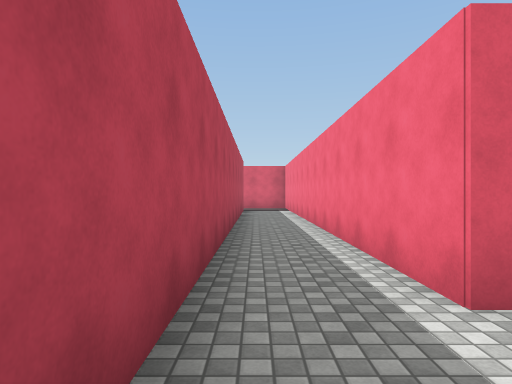
view 1 (above)

24 first-person views from a walk through a 3-D level made in the Unity game engine. The camera is 1.4 m above the floor, looks level and sees 75° across. Doors are open. The floor is counted in squares, 2 m on a side. Each view is taken from the middle of a square. On the plan, view 1 faces up. The plan holds only what a view shows up to about 10 squares ahead; the rest is blank. The place goes on beyond the plan. Surface patterns are stand-ins for the level's own textures.

view 2
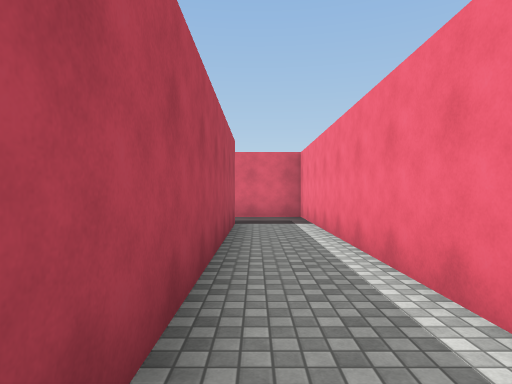

view 3
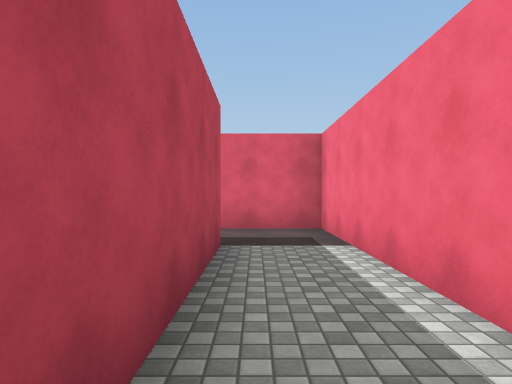

view 4
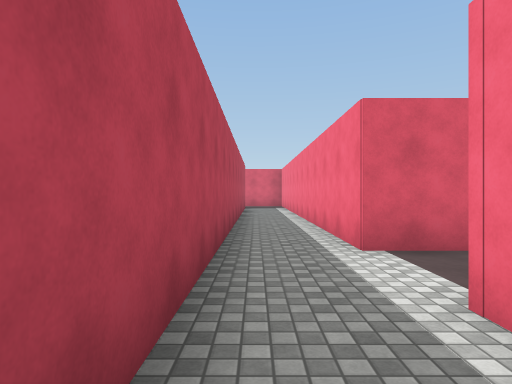

view 5
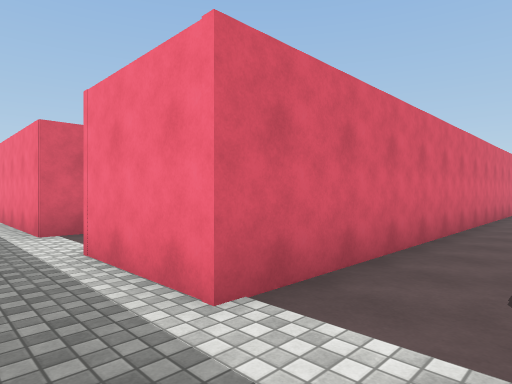

view 6
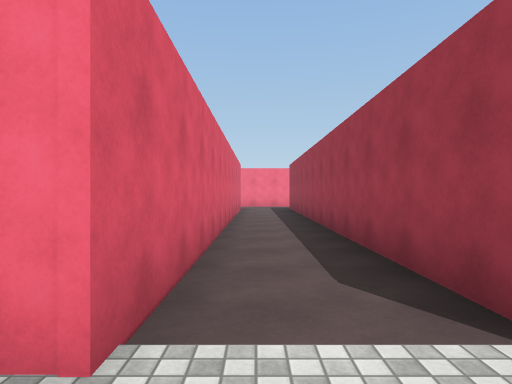

view 7
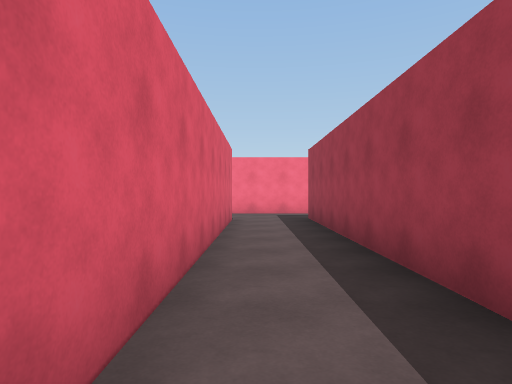

view 8
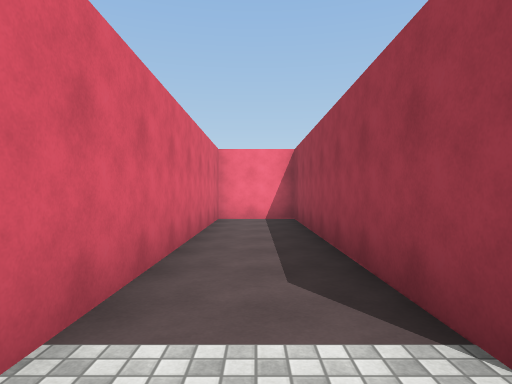

view 9
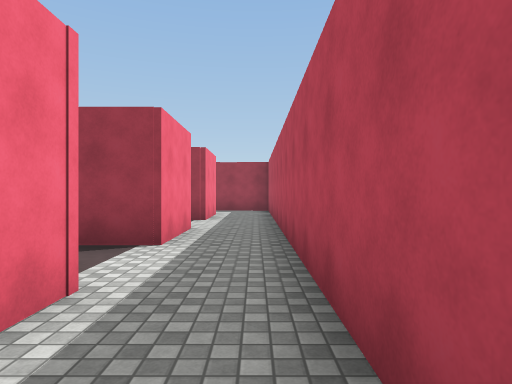

view 10
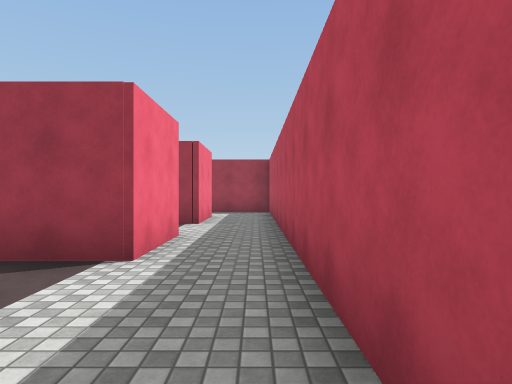

view 11
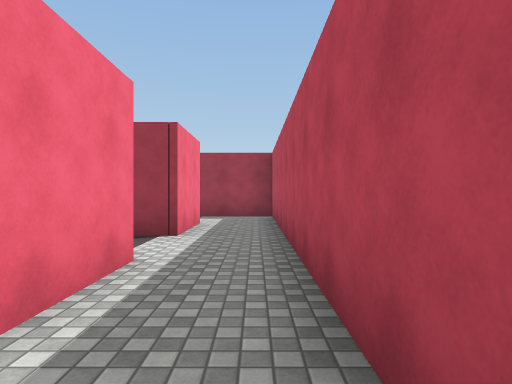

view 12
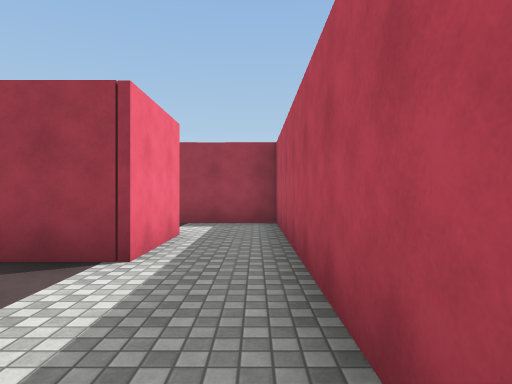

view 13
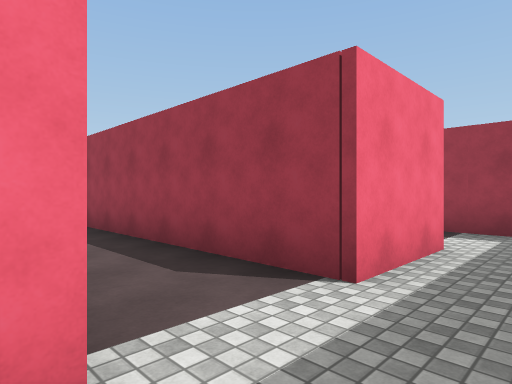

view 14
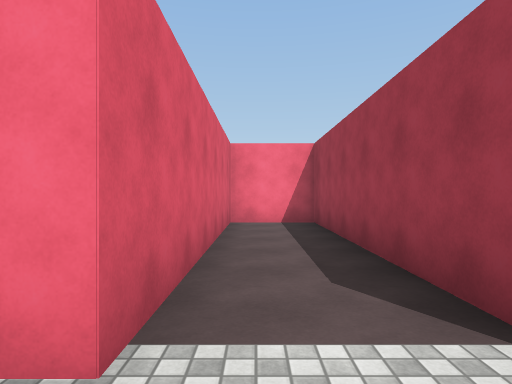

view 15
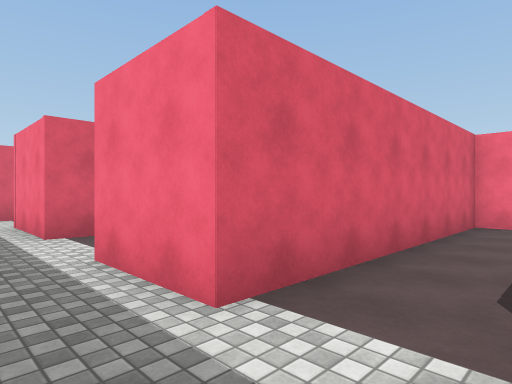

view 16
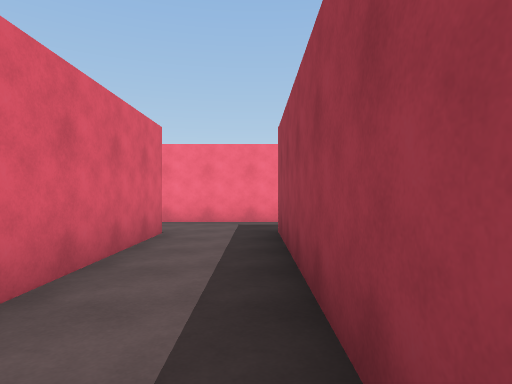

view 17
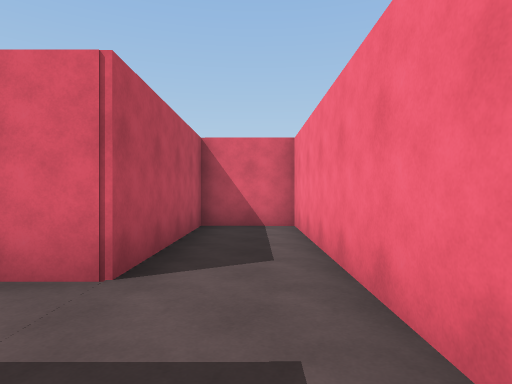

view 18
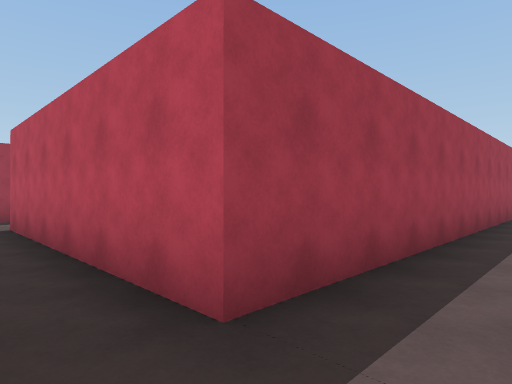

view 19
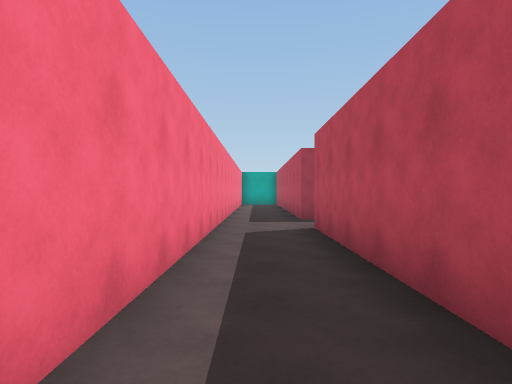

view 20
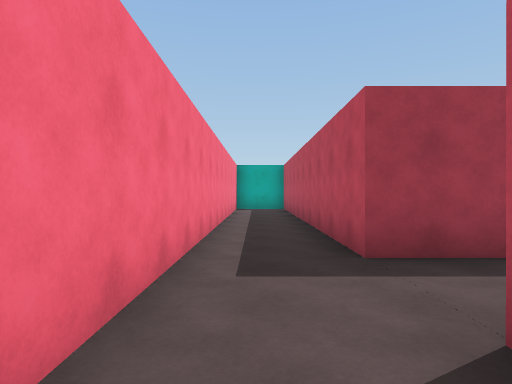

view 21
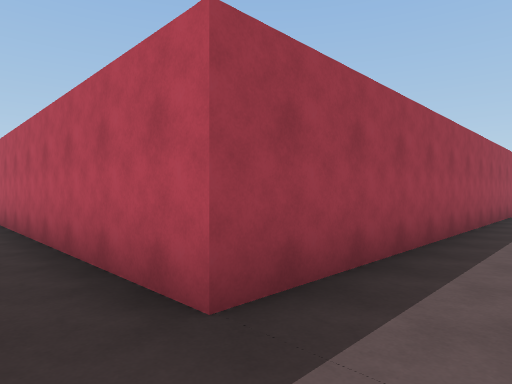

view 22
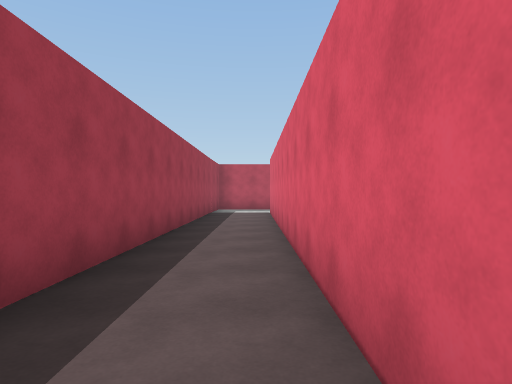

view 23
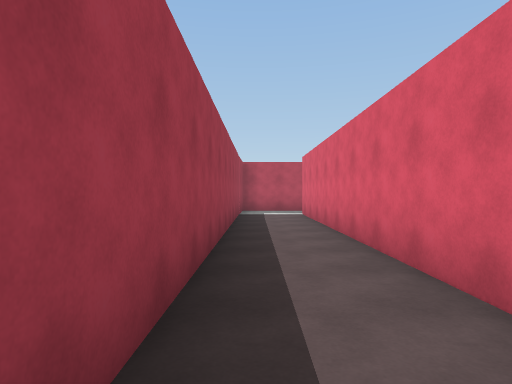

view 24
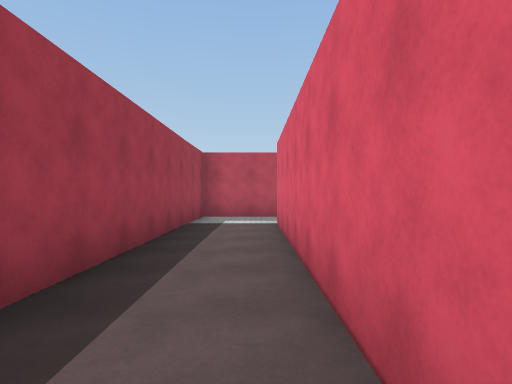

### Floor plan
Ten units are one square. View 1 is at (0, 0); x grows to the right and y downward. Boxes are objects, and circles mark ways between rooms. Rooms are numbered by the first view taken in them; rooms with no view inside come last. Other rooms are left out.
<svg viewBox="-13 -149 176 351">
<path fill="none" stroke="#000" d="M13 -20 13 -144 -8 -144M-5 -124 -5 5M13 24 13 0M-5 5 -5 45M13 44 139 44M139 24 13 24M13 64 13 44M-5 45 -5 85M139 44 139 106M158 130 158 20M124 105 13 105M10 125 139 125M158 190 158 130M139 125 139 197M13 83 77 83 77 64 13 64M13 0 87 0 87 -20 13 -20M158 20 158 -20 139 -20 139 24M13 105 13 83M-5 85 -5 125 10 125"/>
<circle cx="0" cy="0" r="3" fill="#2a7"/>
<circle cx="10" cy="-10" r="3" fill="#2a7"/>
<circle cx="10" cy="35" r="3" fill="#2a7"/>
<circle cx="0" cy="40" r="3" fill="#2a7"/>
<circle cx="142" cy="28" r="3" fill="#2a7"/>
<circle cx="10" cy="75" r="3" fill="#2a7"/>
<circle cx="0" cy="80" r="3" fill="#2a7"/>
<circle cx="142" cy="122" r="3" fill="#2a7"/>
<circle cx="10" cy="115" r="3" fill="#2a7"/>
<text x="0" y="-70">1</text>
<text x="0" y="20">2</text>
<text x="70" y="30">3</text>
<text x="0" y="60">4</text>
<text x="150" y="70">5</text>
<text x="70" y="110">6</text>
<text x="140" y="170">7</text>
<text x="40" y="70">8</text>
<text x="50" y="-10">9</text>
<text x="140" y="0">10</text>
<text x="0" y="100">11</text>
</svg>
Room 1 opens to room 2. Room 1 opens to room 9. Room 2 opens to room 3. Room 2 opens to room 4. Room 3 opens to room 5. Room 4 opens to room 8. Room 4 opens to room 11. Room 5 opens to room 7. Room 6 opens to room 11.

Where each view was taken, in squares from view 1:
view 1: 0 up, 0 right, facing up
view 2: 5 up, 0 right, facing up
view 3: 8 up, 0 right, facing up
view 4: 2 down, 0 right, facing up
view 5: 4 down, 0 right, facing up-right
view 6: 3 down, 0 right, facing right
view 7: 3 down, 5 right, facing right
view 8: 1 up, 0 right, facing right
view 9: 0 up, 0 right, facing down
view 10: 1 down, 0 right, facing down
view 11: 3 down, 0 right, facing down
view 12: 5 down, 0 right, facing down
view 13: 6 down, 0 right, facing down-right
view 14: 7 down, 0 right, facing right
view 15: 8 down, 0 right, facing up-right
view 16: 4 down, 8 right, facing right
view 17: 5 down, 15 right, facing up
view 18: 3 down, 15 right, facing down-left
view 19: 4 down, 15 right, facing down
view 20: 9 down, 15 right, facing down
view 21: 11 down, 15 right, facing down-left
view 22: 11 down, 13 right, facing left
view 23: 12 down, 12 right, facing left
view 24: 11 down, 9 right, facing left
